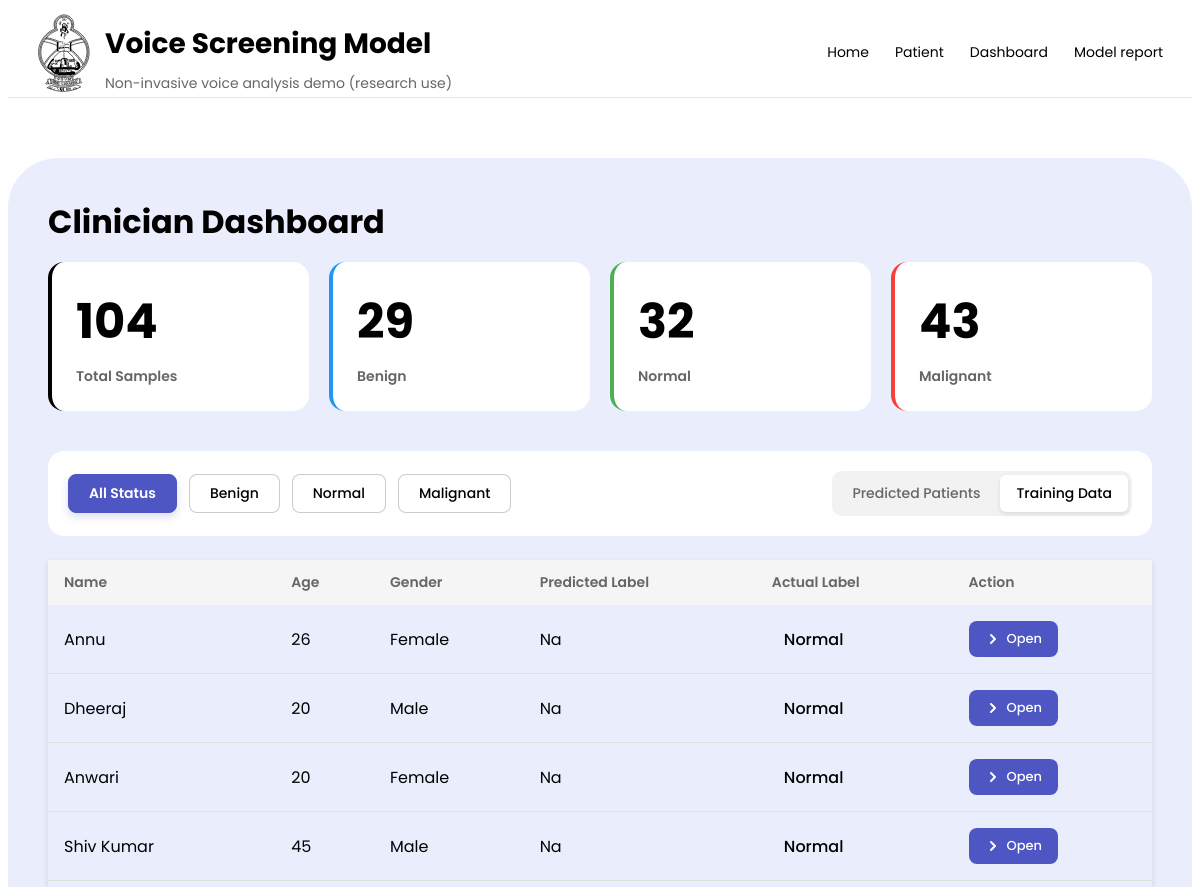
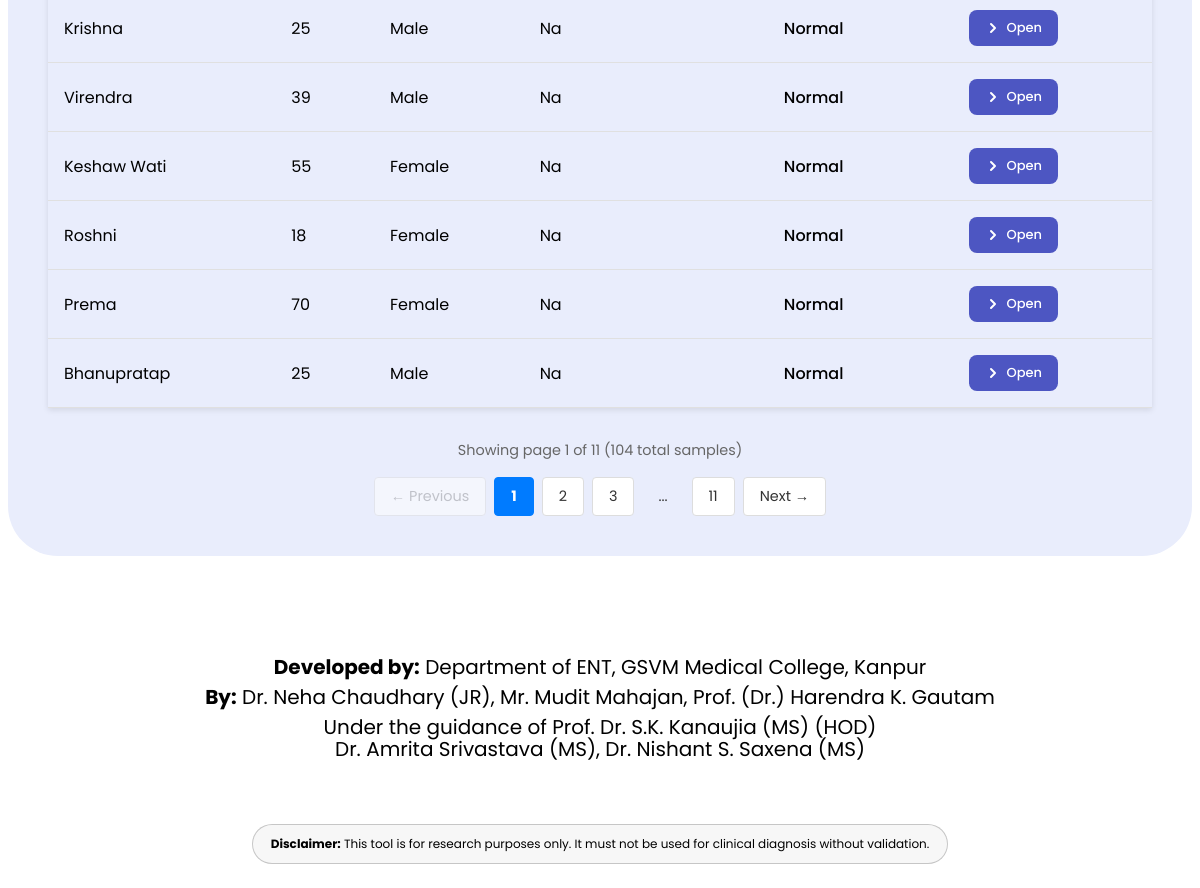
Screenshot of /dashboard?filter=all&source=training with the database file from the repository (2 pictures, top to bottom).
### app/models_db.py (models this page shows)
class Patients(SQLModel, table=True):
    id: Optional[int] = Field(default=None, primary_key = True)
    name: str
    age: int
    gender: str
    created_at: datetime = Field(default_factory=datetime.now)
    audio_path: str
    duration_sec: float
    actual_label: Optional[str] = None
    predicted_label: Optional[str] = None
    predicted_proba_json: Optional[str] = Field(default = "{}")
    segments: list["SegmentPredictions"] = Relationship(back_populates = "patient")

### app/main.py (the view)
@app.get("/dashboard", response_class=HTMLResponse)
def dashboard(
    request: Request,
    page: int = 1,
    source: str = "predicted",
    filter: str = "all",
    session: Session = Depends(get_session)
):
    per_page = 10
    if source == "training":
        base_query = (select(Patients)
                        .join(TrainingData, Patients.id == TrainingData.patient_id)
                        .order_by(Patients.created_at.desc()
                        )
                    )
    else:
        base_query = (select(Patients)
                        .outerjoin(TrainingData, Patients.id == TrainingData.patient_id)
                        .where(TrainingData.patient_id.is_(None))
                        .order_by(Patients.created_at.desc()
                        )
                    )
    all_rows = session.exec(base_query).all()
    total_count = len(all_rows)
    if source == "training":
        benign_count = len([r for r in all_rows if r.actual_label == "benign"])
        malignant_count = len([r for r in all_rows if r.actual_label == "malignant"])
        normal_count = len([r for r in all_rows if r.actual_label == "normal"])
    else:
        benign_count = len([r for r in all_rows if r.predicted_label == "benign"])
        malignant_count = len([r for r in all_rows if r.predicted_label == "malignant"])
        normal_count = len([r for r in all_rows if r.predicted_label == "normal"])
    if filter != "all":
        if source == "training":
            filtered_rows = [r for r in all_rows if r.actual_label == filter]
        else:
            filtered_rows = [r for r in all_rows if r.predicted_label == filter]
    else:
        filtered_rows = all_rows
    total_pages = (len(filtered_rows) + per_page - 1) // per_page
    offset = (page - 1) * per_page
    rows = filtered_rows[offset:offset+per_page]
    label_map = {
        "0": "Benign",
        "1": "Malignant",
        "2": "Normal",
    }
    mapped_rows = []
    for row in rows:
        predicted_label_display = label_map.get(
            row.predicted_label,
            row.predicted_label.capitalize() if row.predicted_label else 'NA'
        )
        if predicted_label_display not in label_map:
            predicted_label_display = predicted_label_display.capitalize()
        actual_display = None
        if row.actual_label:
            actual_display = label_map.get(row.actual_label, row.actual_label.capitalize())
        mapped_rows.append({
            "id": row.id,
            "name": row.name,
            "age": row.age,
            "gender": row.gender,
            "duration_sec": row.duration_sec,
            "predicted_label": predicted_label_display,
            "actual_label": actual_display,
        })
    return templates.TemplateResponse("dashboard.html",
        {
            "request": request,
            "rows": mapped_rows,
            "benign_count": benign_count,
            "malignant_count": malignant_count,
            "normal_count": normal_count,
            "current_filter": filter,
            "source": source,
            "page": page,
            "total_pages": total_pages,
            "total_count": total_count,
        },
    )

### app/templates/dashboard.html
{% extends "base.html" %}
{% block content %}
<section class="dashboard-card">
  <h2>Clinician Dashboard</h2>
  <div class="stats-grid">
    <div class="stat-card stat-total">
      <div class="stat-number">{{ total_count }}</div>
      <div class="stat-label">Total Samples</div>
    </div>
    <div class="stat-card stat-benign">
      <div class="stat-number">{{ benign_count }}</div>
      <div class="stat-label">Benign</div>
    </div>
    <div class="stat-card stat-normal">
      <div class="stat-number">{{ normal_count }}</div>
      <div class="stat-label">Normal</div>
    </div>
    <div class="stat-card stat-critical">
      <div class="stat-number">{{ malignant_count }}</div>
      <div class="stat-label">Malignant</div>
    </div>
  </div>
  <div class="dashboard-controls">
    <div class="filter-buttons">
      <a href="/dashboard?filter=all&source={{ source }}"
         class="filter-btn {% if current_filter == 'all' %}active{% endif %}">
        All Status
      </a>
      <a href="/dashboard?filter=benign&source={{ source }}"
         class="filter-btn {% if current_filter == 'benign' %}active{% endif %}">
        Benign
      </a>
      <a href="/dashboard?filter=normal&source={{ source }}"
         class="filter-btn {% if current_filter == 'normal' %}active{% endif %}">
        Normal
      </a>
      <a href="/dashboard?filter=malignant&source={{ source }}"
         class="filter-btn {% if current_filter == 'malignant' %}active{% endif %}">
        Malignant
      </a>
    </div>
    <div class="data-source-toggle">
      <a href="/dashboard?filter={{ current_filter }}&source=predicted"
         class="toggle-btn {% if source == 'predicted' %}active{% endif %}">
        Predicted Patients
      </a>
      <a href="/dashboard?filter={{ current_filter }}&source=training"
         class="toggle-btn {% if source == 'training' %}active{% endif %}">
        Training Data
      </a>
    </div>
  </div>
  <div class="tableWrap">
    <table class="dashboard-table">
      <thead>
        <tr>
          <th>Name</th>
          <th>Age</th>
          <th>Gender</th>
          <th>Predicted Label</th>
          <th>Actual Label</th>
          <th>Action</th>
        </tr>
      </thead>
      <tbody>
        {% for r in rows %}
        <tr>
          <td>
            <div class="patient-info">
              <div>{{ r.name }}</div>
            </div>
          </td>
          <td>{{ r.age }}</td>
          <td>{{ r.gender.capitalize() }}</td>
          <td>{{ r.predicted_label }}</td>
          <td>
            <span class="status-badge status-{{ r.actual_label }}">
              {{ r.actual_label }}
            </span>
          </td>
          <td>
            <a href="/dashboard/patient/{{ r.id }}" class="action-btn">
              <svg width="16" height="16" viewBox="0 0 16 16" fill="None">
                <path d="M6 12L10 8L6 4" stroke="currentColor" stroke-width="2" stroke-linecap="round" stroke-linejoin="round" />
              </svg>
              Open
            </a>
          </td>
        </tr>
        {% endfor %}
      </tbody>
    </table>
  </div>
  {% if total_pages > 1 %}
  <div class="pagination-controls">
    <div class="pagination-info">
      Showing page {{ page }} of {{ total_pages }} ({{ total_count }} total samples)
    </div>
    <div class="pagination-buttons">
      {% if page > 1 %}
        <a href="/dashboard?page={{ page - 1 }}&filter={{ current_filter }}&source={{ source }}"
          class="pagination-btn">
          ← Previous
        </a>
      {% else %}
        <span class="pagination-btn disabled">← Previous</span>
      {% endif %}
      {% for p in range(1, total_pages + 1) %}
        {% if p == page %}
          <span class="pagination-btn active">{{ p }}</span>
        {% elif p == 1 or p == total_pages or (p >= page - 2 and p <= page + 2) %}
          <a href="/dashboard?page={{ p }}&filter={{ current_filter }}&source={{ source }}"
            class="pagination-btn">
            {{ p }}
          </a>
        {% elif p == page - 3 or p == page + 3 %}
          <span class="pagination-btn ellipsis">...</span>
        {% endif %}
      {% endfor %}
      {% if page < total_pages %}
        <a href="/dashboard?page={{ page + 1 }}&filter={{ current_filter }}&source={{ source }}"
          class="pagination-btn">
          Next →
        </a>
      {% else %}
        <span class="pagination-btn disabled">Next →</span>
      {% endif %}
    </div>
  </div>
  {% endif %}
</section>
{% endblock %}

### app/static/app.css (style rules this page uses)
body { overflow-x: hidden; background: #FFFFFF; color: #000000; }
.stats-grid { display: grid; grid-template-columns: repeat(4, 1fr); gap: 20px; margin-bottom: 40px; }
.stat-card { background: #FFFFFF; border-radius: 16px; padding: 24px; border-left: 4px solid; font-family: 'Poppins', sans-serif; font-weight: 600; font-size: 16px; }
.stat-total { border-left-color: #000000; }
.stat-benign { border-left-color: #2196F3; }
.stat-normal { border-left-color: #4CAF50; }
.stat-critical { border-left-color: #F44336; }
.stat-number { font-size: 48px; font-weight: 700; color: #000000; margin-bottom: 8px; }
.stat-label { font-size: 14px; color: #666666; }
.dashboard-controls { display: flex; justify-content: space-between; align-items: center; margin-bottom: 24px; flex-wrap: wrap; gap: 16px; }
.filter-buttons { display: flex; gap: 12px; flex-wrap: wrap; }
.filter-btn { padding: 8px 20px; border: 1px solid rgba(0, 0, 0, 0.2); border-radius: 8px; background: #FFFFFF; color: #000000; text-decoration: none; font-family: 'Poppins', sans-serif; font-size: 14px; font-weight: 500; transition: all 0.3s ease; cursor: pointer; }
.filter-btn.active { background: #4D56C2; color: #FFFFFF; border-color: #4D56C2; font-weight: 600; box-shadow: 0 4px 8px rgba(77, 86, 194, 0.2); }
.data-source-toggle { display: flex; gap: 4px; background: rgba(0, 0, 0, 0.05); padding: 4px; border-radius: 10px; }
.toggle-btn { padding: 8px 16px; border-radius: 6px; background: transparent; color: #666666; text-decoration: none; font-size: 14px; font-weight: 500; font-family: 'Poppins', sans-serif; transition: all 0.3s ease; }
.toggle-btn.active { background: #FFFFFF; color: #000000; box-shadow: 0 2px 4px rgba(0, 0, 0, 0.1); }
.dashboard-table { width: 100%; border-collapse: separate; border-spacing: 0; font-weight: 400; font-family: 'Poppins', sans-serif; box-shadow: 0 2px 6px rgba(0, 0, 0, 0.1); }
.dashboard-table thead { background: #F5F5F5; font-family: 'Poppins', sans-serif; font-weight: 600; font-size: 16px; }
.dashboard-table th { padding: 12px 16px; text-align: left; font-size: 14px; font-weight: 600; color: #666666; }
.dashboard-table td { padding: 16px; border-bottom: 1px solid #E0E0E0; }
.patient-info { display: flex; align-items: center; gap: 12px; font-family: 'Poppins', sans-serif; font-weight: 400; font-size: 16px; }
.action-btn { display: inline-flex; align-items: center; gap: 6px; padding: 8px 16px; background: #4D56C2; color: white; text-decoration: none; border-radius: 8px; font-size: 13px; font-weight: 500; font-family: 'Poppins', sans-serif; transition: all 0.2s; }
.action-btn svg { width: 16px; height: 16px; }
.status-badge { padding: 6px 12px; border-radius: 16px; font-size: 16px; font-family: 'Poppins', sans-serif; font-weight: 500; }
.dashboard-card { max-width: 1200px; margin: 60px auto; padding: 40px; background: #E9EDFC; border-radius: 50px; box-sizing: border-box; }
.dashboard-card h2 { font-family: 'Poppins', sans-serif; font-weight: 700; font-size: 32px; color: #000000; margin: 0 0 16px 0; }
.dashboard-controls { display: flex; justify-content: space-between; align-items: center; margin: 30px 0 24px 0; padding: 20px; background: #FFFFFF; border-radius: 16px; flex-wrap: wrap; gap: 20px; }
.pagination-controls { margin-top: 2rem; display: flex; flex-direction: column; gap: 1rem; align-items: center; }
.pagination-info { color: #666; font-size: 0.9rem; font-family: 'Poppins', sans-serif; }
.pagination-buttons { display: flex; gap: 0.5rem; align-items: center; flex-wrap: wrap; justify-content: center; font-family: 'Poppins', sans-serif; }
.pagination-btn { padding: 0.5rem 1rem; border: 1px solid #ddd; border-radius: 4px; background: white; color: #333; text-decoration: none; transition: all 0.2s; font-size: 0.9rem; }
.pagination-btn.active { background: #007bff; color: white; border-color: #007bff; font-weight: bold; }
.pagination-btn.disabled { opacity: 0.5; cursor: not-allowed; color: #999; }
.pagination-btn.ellipsis { border: none; background: none; cursor: default; }

### rows the page displays
Patients: name "Annu", age "26", gender "Female", predicted_label "Na", actual_label "Normal"
Patients: name "Dheeraj", age "20", gender "Male", predicted_label "Na", actual_label "Normal"
Patients: name "Anwari", age "20", gender "Female", predicted_label "Na", actual_label "Normal"
Patients: name "Shiv Kumar", age "45", gender "Male", predicted_label "Na", actual_label "Normal"
Patients: name "Krishna", age "25", gender "Male", predicted_label "Na", actual_label "Normal"
Patients: name "Virendra", age "39", gender "Male", predicted_label "Na", actual_label "Normal"
Patients: name "Keshaw Wati", age "55", gender "Female", predicted_label "Na", actual_label "Normal"
Patients: name "Roshni", age "18", gender "Female", predicted_label "Na", actual_label "Normal"
Patients: name "Prema", age "70", gender "Female", predicted_label "Na", actual_label "Normal"
Patients: name "Bhanupratap", age "25", gender "Male", predicted_label "Na", actual_label "Normal"

### other values shown
{{ total_count }} "104"
{{ benign_count }} "29"
{{ normal_count }} "32"
{{ malignant_count }} "43"
{{ page }} "1"
{{ total_pages }} "11"
{{ p }} "1"
{{ p }} "2" "3" "11"
